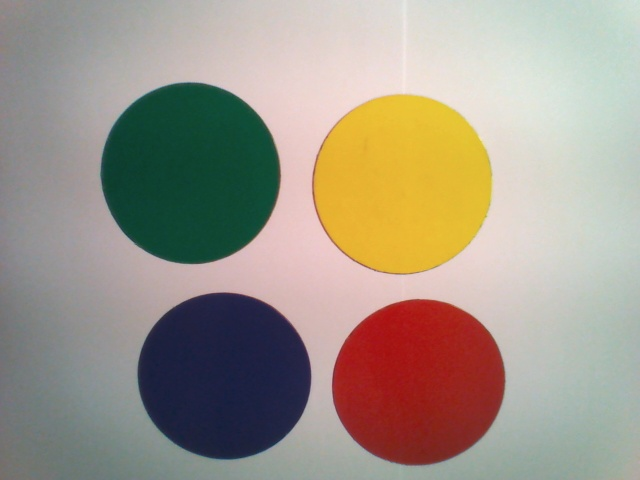
#> input picture sharing/robot-interface/nao-interface/test-images/1510849170.jpg, 640 x 480 px
$ python opencv-demo.py --image-path test-images/1510849170.jpg   (older library calls are emulated)
#> lines starting #> are read from the running program, lines starting #| are printed output that depends on the picture; after the words box and inside, x2 and y2 are one past the last pixel; in counts of white or black regions, pixels touching at a corner belong together
#!python2.7
#!/usr/bin/env python

from __future__ import print_function

import cv2
import numpy as np
import imutils
import argparse
import json


def detect_shape(c):
    # initialize the shape name and approximate the contour
    shape = "unidentified"
    peri = cv2.arcLength(c, True)
    approx = cv2.approxPolyDP(c, 0.04 * peri, True)

    # if the shape is a triangle, it will have 3 vertices
    if len(approx) == 3:
        shape = "triangle"

    # if the shape has 4 vertices, it is either a square or
    # a rectangle
    elif len(approx) == 4:
        # compute the bounding box of the contour and use the
        # bounding box to compute the aspect ratio
        (x, y, w, h) = cv2.boundingRect(approx)
        ar = w / float(h)

        # a square will have an aspect ratio that is approximately
        # equal to one, otherwise, the shape is a rectangle
        shape = "square" if ar >= 0.9 and ar <= 1.1 else "rectangle"

    # if the shape is a pentagon, it will have 5 vertices
    elif len(approx) == 5:
        shape = "pentagon"

    # otherwise, we assume the shape is a circle
    else:
        shape = "circle"

    # return the name of the shape
    return shape


def get_color(image, c):
    mask = np.zeros(image.shape[:2], dtype="uint8")
    cv2.drawContours(mask, [c], -1, 255, -1)
    mask = cv2.erode(mask, None, iterations=2)
    mean = cv2.mean(image, mask=mask)[:3]
    return mean


def process(image_path):
    # Get the following data for each object:
    # Position of the center (X,Y), Shape, Color, Width, Height, ID

    # load the image and resize it to a smaller factor so that
    # the shapes can be approximated better
#> called with image_path = 'test-images/1510849170.jpg'
    image = cv2.imread(image_path)
#> image is the input picture: shape (480, 640, 3); mean B, G, R 137.4, 151, 160.5
    resized = imutils.resize(image, width=300)
    ratio = image.shape[0] / float(resized.shape[0])
#> ratio = 2.13

    # convert it to grayscale, blur it slightly, and threshold it
    blurred = cv2.GaussianBlur(resized, (5, 5), 0)
    gray = cv2.cvtColor(blurred, cv2.COLOR_BGR2GRAY)
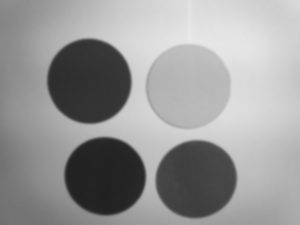
#> gray: shape (225, 300); min 32, max 233, mean 152.3
    # thresh = cv2.threshold(gray, 60, 255, cv2.THRESH_BINARY_INV)[1]
    # Currently, the args 31 and 10 are based on trial-and-error + black magic
    # We have to use THRESH_BINARY_INV,
    # since the objects are on a white background
    athresh = cv2.adaptiveThreshold(gray, 255, cv2.ADAPTIVE_THRESH_MEAN_C,
                                    cv2.THRESH_BINARY_INV, 31, 10)
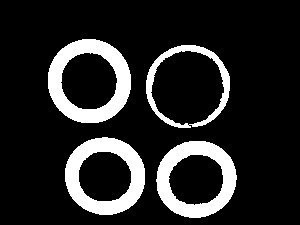
#> athresh: shape (225, 300); 15.1% white; 4 white regions

    # find contours in the thresholded image
    cnts = cv2.findContours(athresh.copy(), cv2.RETR_EXTERNAL,
                            cv2.CHAIN_APPROX_SIMPLE)
#> cnts = 4 contours; box (x1, y1, x2, y2) and area: (48, 39, 131, 123) 5438, (146, 45, 230, 128) 5416, (65, 137, 145, 215) 4830, (156, 141, 237, 218) 4778
    cnts = cnts[0] if imutils.is_cv2() else cnts[1]

    # loop over the contours and collect data
    data = []
    for i, c in enumerate(cnts):
        # Get the contour's Moments
        M = cv2.moments(c)
        if M["m00"] > 0.0:
            # Assign a label to the contour
            label = "obj-{}".format(i)

            # compute the center of the contour
            cX = int((M["m10"] / M["m00"]) * ratio)
            cY = int((M["m01"] / M["m00"]) * ratio)

            # detect the shape of the contour and label the color
            shape = detect_shape(c)
            color = get_color(blurred, c)

            # Get Width and Height using Bounding Box
            # x, y, width, height = cv2.boundingRect(c)

            # Draw Bounding Box
            # cv2.rectangle(image, (int(x*ratio), int(y*ratio)),
            #               (int((x*ratio)+(width*ratio)),
            #                int((y*ratio)+(height*ratio))),
            #               (0,255,0), 2)

            # Get Width and Height using Rotated Bounding Box
            (_, _), (w, h), angle = cv2.minAreaRect(c)
            w = w * ratio
            h = h * ratio

            # Draw Rotated Bounding Box
            # rect = ((x,y), (w,h), angle)
            # box = cv2.boxPoints(rect)
            # box = np.int0(box)
            # cv2.drawContours(image, [box], 0, (0,0,255), 2)

            # multiply the contour (x, y)-coordinates by the resize ratio,
            # then draw the contours and the name of the shape and labeled
            # color on the image
            c = c.astype("float")
            c *= ratio
            c = c.astype("int")
            text = "{}".format(label)
            json_data = {
                'id': label,
                'x': cX,
                'y': cY,
                'width': w,
                'height': h,
                'angle': angle,
                'shape': shape,
                'average-b': color[0],
                'average-g': color[1],
                'average-r': color[2]
            }
            data.append(json_data)
            cv2.drawContours(image, [c], -1, (0, 255, 0), 2)
            cv2.circle(image, (cX, cY), 7, (255, 255, 255), -1)
            cv2.putText(image, text, (cX + 10, cY - 10), cv2.FONT_HERSHEY_SIMPLEX, 0.5, (255, 255, 255), 2)

            cv2.imwrite('./analyzed.jpg', image)
#> this loop made 4 passes
#> (label, cX, cY, peri in detect_shape, color, w, h, text) on passes 1 to 4: ('obj-0', 417, 381, 258.7, (27.24, 31.14, 153.4), 162.1, 170.7, 'obj-0'), ('obj-1', 223, 374, 259.9, (63.68, 33.34, 29.69), 164.3, 168.5, 'obj-1'), ('obj-2', 399, 183, 281.8, (50.52, 185.1, 231.7), 174.9, 177.1, 'obj-2'), ('obj-3', 189, 172, 275.5, (50.48, 69.44, 14.81), 177.1, 174.9, 'obj-3')
#> pass 1, in get_color, `mask = cv2.erode(mask, None, iterations=2)`:
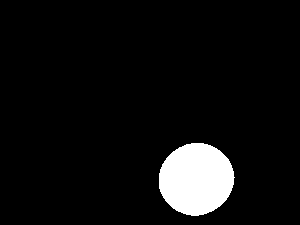
#> mask: shape (225, 300); 6.3% white; 1 white region, box (x1, y1, x2, y2) and area: (159, 143, 235, 216) 4274
#> pass 1, in process, `cv2.imwrite('./analyzed.jpg', image)`:
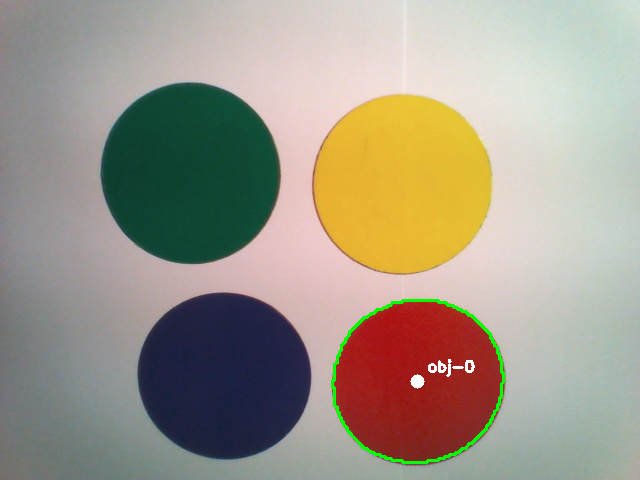
#> saved as analyzed.jpg: shape (480, 640, 3); mean B, G, R 137.3, 152.4, 159.8
#> pass 2, in get_color (call 2), `mask = cv2.erode(mask, None, iterations=2)`:
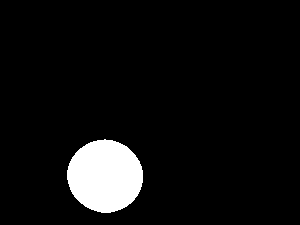
#> mask: shape (225, 300); 6.4% white; 1 white region, box (x1, y1, x2, y2) and area: (67, 139, 143, 213) 4327
#> pass 2, in process, `cv2.imwrite('./analyzed.jpg', image)`:
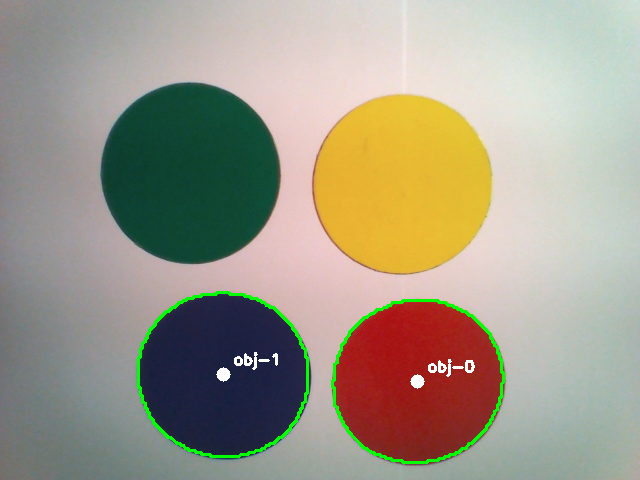
#> saved as analyzed.jpg: shape (480, 640, 3); mean B, G, R 137, 153.7, 159.7
#> after the loop:
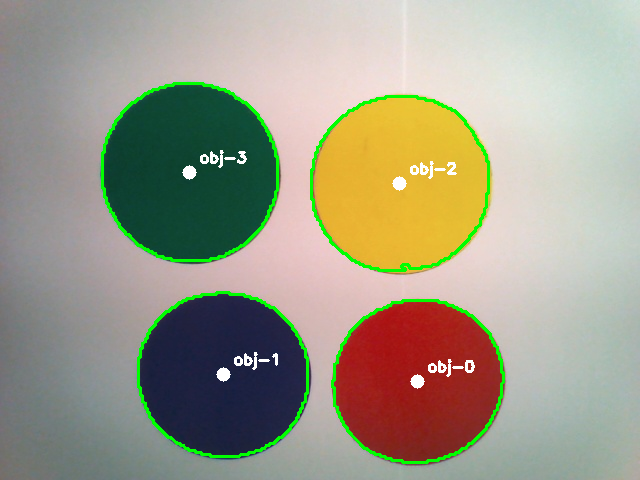
#> image: shape (480, 640, 3); 2.97% of pixels changed, all inside (x1, y1, x2, y2) = (101, 82, 505, 464)
#> after the loop, data = 4 items
    return

if __name__ == '__main__':
    parser = argparse.ArgumentParser()
    parser.add_argument('--image-path',
                        action="store",
                        dest="image",
                        help="The image")

    cmd = parser.parse_args()
    if cmd.image is not None:
        process(cmd.image)
